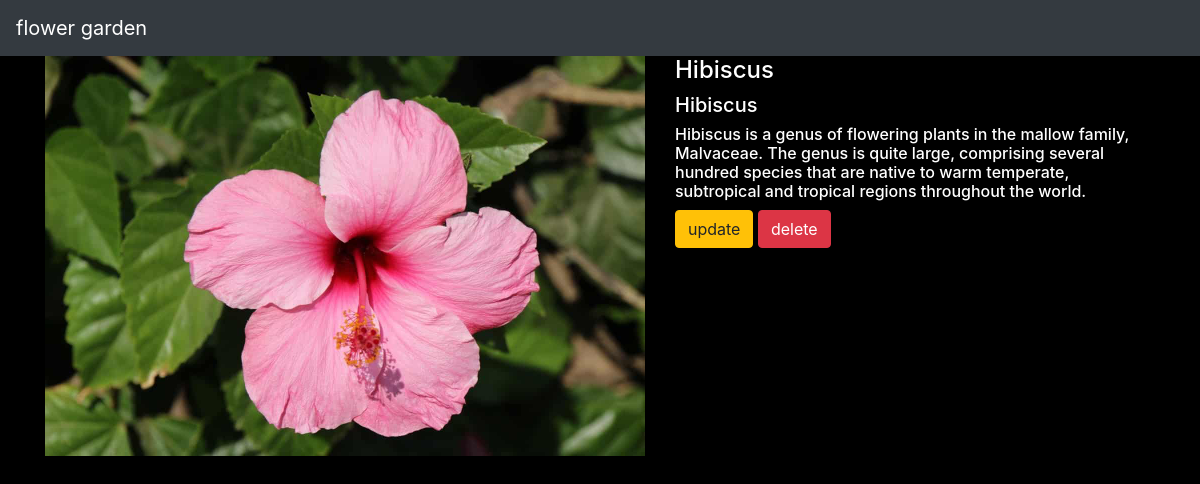
The page /flower/6/ on the database its author committed.
### flowerapp/models.py (models this page shows, shortened)
class flower(models.Model):
    name=models.CharField(max_length=250)
    sname=models.CharField(max_length=250)
    desc=models.TextField()
    img=models.ImageField(upload_to='garden')

### flowerapp/views.py (the view)
# urls.py: path('flower/<int:flower_id>/',views.detail,name='detail'),
def detail(request,flower_id):
    fl=flower.objects.get(id=flower_id)
    return render(request,"detail.html",{'flower':fl})

### templates/detail.html (shortened to what this page needs)
{% extends 'base.html' %}
{% block body %}
<!doctype html>
<html lang="en">
<head>
</head>
<body>
<div class="container">
    <div class="row">
        <div class="col md-6">
          <img src="{{flower.img.url}}" width="600" height="400">
        </div>
    <div class="col md-6">
       <h4>{{flower.name}}</h4>
        <h5>{{flower.sname}}</h5>
        <h6>{{flower.desc}}</h6>
        <a class="btn btn-warning" href="{% url 'flowerapp:update' flower.id %}">update</a>
        <a class="btn btn-danger" href="{% url 'flowerapp:delete' flower.id %}">delete</a>
    </div>
    </div>
</div>
</body>
</html>
{% endblock %}

### static/bgstyle.css (style rules this page uses)
body { background-color:black; }

### templates/detail.html (style rules this page uses)
h4,h5,h6 { color:white; }

### rows shown on the page
flower: img (picture), name "Hibiscus", sname "Hibiscus", desc "Hibiscus is a genus of flowering plants in the mallow family, Malvaceae. The genus is quite large, comprising several hundred species that are native to warm temperate, subtropical and tropical regions throughout the world."
